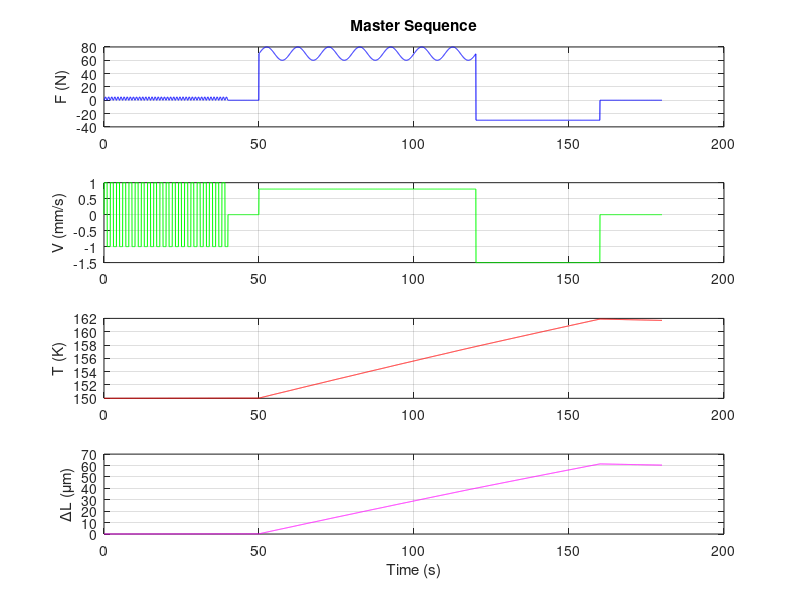

MATLAB code for this plot:
%% plot_drill_sequence.m
% MATLAB counterpart to the Python time-domain visualization.
% Plots force, velocity, temperature, and thermal deflection for a
% simplified LVHT master sequence.

clear; clc; close all;

dt = 0.05;
t  = 0:dt:180;

t_cold = 40; t_clamp = 50; t_drill = 120; t_extract = 160;

F = zeros(size(t));
V = zeros(size(t));
for i = 1:numel(t)
    ti = t(i);
    if ti < t_cold
        F(i) = 5 * sin(2*pi*0.5*ti).^2;
        V(i) = 0.001 * sign(sin(2*pi*0.5*ti));
    elseif ti < t_clamp
        F(i) = 0; V(i) = 0;
    elseif ti < t_drill
        F(i) = 70 + 10*sin(2*pi*0.1*(ti-t_clamp));
        V(i) = 0.0008;
    elseif ti < t_extract
        F(i) = -30; V(i) = -0.0015;
    end
end

% Thermal
T0 = 150; Cth = 80; Rth = 15; Pbase = 8;
T = zeros(size(t)); T(1) = T0;
for i = 2:numel(t)
    Pin = Pbase * (abs(F(i)) > 20) + 0.02*abs(F(i)*V(i))*1000;
    T(i) = T(i-1) + (Pin - (T(i-1)-T0)/Rth)/Cth * dt;
end
alpha = 8.6e-6; L0 = 0.6;
delta = alpha * L0 * (T - T0) * 1e6;   % µm

figure('Name','Drill Sequence','Color','w');
subplot(4,1,1); plot(t,F,'b'); ylabel('F (N)'); grid on; title('Master Sequence');
subplot(4,1,2); plot(t,V*1000,'g'); ylabel('V (mm/s)'); grid on;
subplot(4,1,3); plot(t,T,'r'); ylabel('T (K)'); grid on;
subplot(4,1,4); plot(t,delta,'m'); ylabel('\DeltaL (\mum)'); xlabel('Time (s)'); grid on;

% Optional: save
% saveas(gcf, '../output/matlab_drill_sequence.png');
